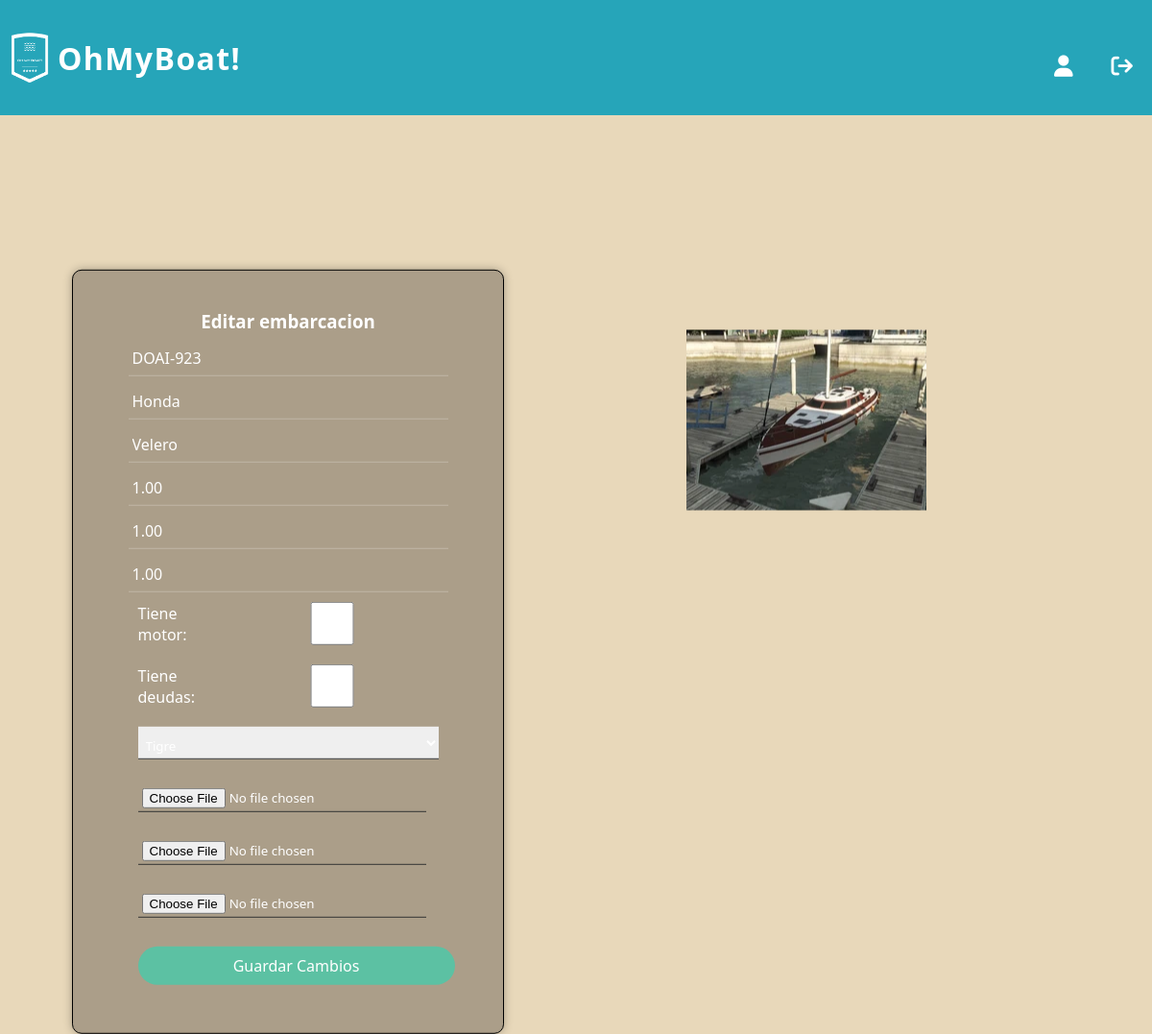
Page /editar_embarcacion/91/ (signed in) on the committed database.
### embarcaciones/models.py (models this page shows)
class Embarcacion(models.Model):
    matricula = models.CharField(max_length=100, unique=True)
    modelo = models.CharField(max_length=100)
    tipo = models.ForeignKey(TipoEmbarcacion, on_delete=models.SET_NULL, null=True)
    m_eslora = models.DecimalField(max_digits=5, decimal_places=2)
    m_manga = models.DecimalField(max_digits=5, decimal_places=2)
    m_calado = models.DecimalField(max_digits=5, decimal_places=2)
    motor = models.BooleanField(default=False)
    deuda = models.DecimalField(max_digits=10, decimal_places=2, default=0)
    sede = models.ForeignKey(Sede, on_delete=models.SET_NULL, null=True)
    dueño = models.ForeignKey(Usuario, on_delete=models.CASCADE)

class TipoEmbarcacion(models.Model):
    clase= models.CharField(max_length=50, unique=True)

class ImagenEmbarcacion(models.Model):
    nombre_especifico= models.CharField(max_length=100)
    embarcacion= models.ForeignKey(Embarcacion, on_delete= models.CASCADE)

### empleados/models.py (models this page shows)
class Sede(models.Model):
    nombre = models.CharField(max_length=100, unique=True)

### embarcaciones/views.py (the view, shortened to what this page needs)
# urls.py: path('editar_embarcacion/<int:id_embarcacion>/', views.editar_embarcacion, name= 'editar embarcacion'),
@login_required(login_url=reverse_lazy('home'))
def editar_embarcacion(request, id_embarcacion):
    ok= False
    form = formularioEditarEmbarcacion()
    fs = FileSystemStorage()
    sedes = list(Sede.objects.all().values_list('nombre', flat=True))
    try:
        embarcacion= Embarcacion.objects.exclude(matricula__startswith='*').get(id= id_embarcacion)
        if embarcacion.dueño.id == request.user.id:
            imagenes_a_cargar= ImagenEmbarcacion.objects.filter(embarcacion= embarcacion.id)
        else:
            return render(request, '404_not_found.html')
    except Embarcacion.DoesNotExist:
        return render(request, '404_not_found.html')
    return render(request, 'edit_boat.html', {'form': form,'embarcacion': embarcacion, 'imagenes': imagenes_a_cargar, 'sedes': sedes, 'ok':ok})

### autenticacion/backend.py (called while the page is built)
    def get_user(self, user_id):
        UserModel = get_user_model()
        try:
            return UserModel.objects.get(pk=user_id)
        except UserModel.DoesNotExist:
            return None

### embarcaciones/templates/edit_boat.html (shortened to what this page needs)
{% extends 'layouts/base.html' %}
{% load static %}
{% block style %}
    <link rel="stylesheet" type="text/css" href="{% static 'styles/register_boat_body.css' %}">
{% endblock %}
{% block listnav %}
    {% if request.user.is_authenticated %}
        <li><a class="normal" href="{% url 'ver perfil' id=request.user.id %}"><i class="fa-solid fa-user"></i></a></li>
    {% endif %}
    {% if request.user.is_authenticated %}
        <li class="modal"><a id="cerrar-sesion" class="normal"  href=""><i class="fa-solid fa-arrow-right-from-bracket"></i></a>
        </li>
    {% else %}
        <li><a href="{% url 'crear cuenta' %}" class="buton">Crear cuenta</a></li>
        <li><a href="{% url 'iniciar sesion' %}" class="buton">Iniciar Sesion</a></li>
    {% endif %}
{% endblock %}
{% block content %}
<section class="form-main">
    <div class="form-content">
        <div class="box">
            <h3>Editar embarcacion</h3>
            <form action="{% url 'editar embarcacion' embarcacion.id %}" method="post" enctype="multipart/form-data" novalidate>
                <div>
                    <input type="text" name="matricula"  class="input-control" value="{{ embarcacion.matricula }}" readonly>
                </div>
                <div>
                    <input type="text" name="modelo"  class="input-control" value="{{ embarcacion.modelo }}" readonly>
                </div>
                <div>
                    <input type="text" name="tipo"  class="input-control" value="{{ embarcacion.tipo.clase }}" readonly>
                </div>
                <div>
                    <input type="text" name="eslora" placeholder="Medida eslora" class="input-control" value="{{ form.calado.value|default_if_none:embarcacion.m_eslora }}" onkeypress="return (event.charCode >= 48 && event.charCode <= 57 || event.charCode == 46)">
                </div>
                <div>
                    <input type="text" name="manga" placeholder="Medida manga" class="input-control" value="{{ form.calado.value|default_if_none:embarcacion.m_manga }}" onkeypress="return (event.charCode >= 48 && event.charCode <= 57 || event.charCode == 46)">
                </div>
                <div>
                    <input type="text" name="calado" placeholder="Medida calado" class="input-control" value="{{ form.calado.value|default_if_none:embarcacion.m_calado }}" onkeypress="return (event.charCode >= 48 && event.charCode <= 57 || event.charCode == 46)">
                </div>
                <div class="checkBox">
                    <p class="input-text"> Tiene motor: </p>
                    {% if embarcacion.motor %}
                        <input type="checkbox" name="motor" class="input-control" checked>
                    {% else %}
                        <input type="checkbox" name="motor" class="input-control" >
                    {% endif %}
                </div>
                <div class="checkBox">
                    <p class="input-text"> Tiene deudas: </p>
                    {% if embarcacion.deuda != 0 %}
                        <input id="checkbox-deudas" type="checkbox" name="tiene deudas" class="input-control" checked>
                    {% else %}
                        <input id="checkbox-deudas" type="checkbox" name="tiene deudas" class="input-control" >
                    {% endif %}
                </div>
                <div>
                    <select name="sede" required>
                        <option value="">{{ embarcacion.sede.nombre }}</option>
                    </select>
                </div>
                <div>
                    <input id="imagen1" type="file" name="imagen1" accept="image/*" onchange="mostrarImagen(this)">
                </div>
                <div>
                    <input id="imagen2" type="file" name="imagen2" onchange="mostrarImagen(this)">
                </div>
                <div>
                    <input id="imagen3" type="file" name="imagen3" onchange="mostrarImagen(this)">
                </div>
                <button type="submit" class="btn">Guardar Cambios</button>
            </form>
        </div>
    </div>
    <div class='imagenesDiv'>
        <div class='p1'>
            <img id="vistaPrevia1" {% if imagenes|length >= 1 %}src="{% static 'imagenes_embarcaciones/'|add:imagenes.0.nombre_especifico %}"{% endif %}>
        </div>
    </div>
</section>
{% endblock %}

### embarcaciones/static/styles/register_boat_body.css (style rules this page uses)
:root { --azul1: #6785b4; --azul2: #26a5b9; --azul3: #a9cecf; --gris: #c4c4be8c; --arena: #c8baa0; --green: hsl(162, 45%, 56%); --lead: hsl(162, 2%, 56%); --blue: hsl(202, 89%, 71%); --violet: hsl(272, 59%, 55%); --text-white: hsl(0, 0%, 100%); --text-light-gray: hsl(0, 0%, 90%); --body-bg-color:hsl(200, 51%, 32%); --glass-bg-color: hsla(0, 0%, 100%, 0.05); --border-color: hsla(0, 0%, 100%, 0.25); --blur: blur(10px); --button-hover-color: hsla(0, 0%, 0%, 0.3); }
* { color: #fff; }
input { padding: 10px 10px 3px 4px; width: 300px; border: none; border-bottom: solid 1px #333; margin: 10px; }
.checkBox { display:flex; justify-content:flex-start; align-items: center; margin:10px; }
select { padding: 10px 10px 3px 4px; width: 313px; border: none; border-bottom: solid 1px #333; margin: 10px; }
.input-text { flex-basis: 130px; }
.btn { color: #000; max-width:330px; margin:10px; }
.imagenesDiv { position: absolute; top: 50%; left: 70%; transform: translate(-50%, -50%); padding: 20px; }
.p1 >img { max-width: 400px ; }
form { display:flex; flex-direction: column; max-width:340px; }
.box { display:flex; flex-direction: column; align-items: center; }
.form-main { position: relative; display: flex; justify-content: center; align-items: flex-start; height: 80vh; }
.form-content { position: absolute; top: 50%; left: 25%; transform: translate(-50%, -20%); border: 1px solid black; width: 100%; max-width: 450px; padding: 40px 20px; border-radius: 10px; background: #ab9e89; box-shadow: 0 0 10px rgba(0, 0, 0, 0.3); }
.input-control { width: 100%; height: 45px; font-size: 16px; margin: auto; display: block; background-color: transparent; border: none; border-bottom: 1px solid var(--border-color); }
.input-control::placeholder { color: #fff; }
.form-content .btn { height: 40px; width: 100%; font-size: 16px; font-weight: 500; text-transform: capitalize; font-family: inherit; cursor: pointer; border-radius: 25px; user-select: none; background: var(--green); border: none; color: var(--text-white); position: relative; z-index: 1; overflow: hidden; margin-top: 20px; }
.form-content .btn::before { content: ""; position: absolute; left: 0; top: 0; height: 100%; width: 100%; transition: background-color 0.5s ease; }

### inicio/static/styles/header.css (style rules this page uses)
* { margin: 0; padding: 0; box-sizing: border-box; font-family: 'Segoe UI', Tahoma, Geneva, Verdana, sans-serif; }
.modal { position: relative; }
li { margin: 20px; }
a { text-decoration: none; }
.normal { font-weight: 500; font-style: normal; font-size: 1.4em; text-decoration: none; position: relative; color: #ffff; padding-bottom: 2px; }
.normal::before { content: ""; position: absolute; bottom: 0; left: 0; width: 0; height: 3px; background-color: #ffffff; transition: width 0.3s ease; }
.normal { text-decoration: none; color: #fff; font-weight:700; }

### inicio/static/styles/index_main.css (style rules this page uses)
:root { --green: hsl(162, 45%, 56%); --lead: hsl(162, 2%, 56%); --blue: hsl(202, 89%, 71%); --text-white: hsl(0, 0%, 100%); --text-light-gray: hsl(0, 0%, 90%); --body-bg-color:hsl(200, 51%, 32%); --glass-bg-color: hsla(0, 0%, 100%, 0.05); --border-color: hsla(0, 0%, 100%, 0.25); --blur: blur(10px); --button-hover-color: hsla(0, 0%, 0%, 0.3); }
body { margin-top: 120px; background-color: #e8d8ba; }

### rows in the picture
Embarcacion: matricula "DOAI-923", modelo "Honda", tipo "Velero", eslora "1.00", manga "1.00", calado "1.00", sede "Tigre"
ImagenEmbarcacion: nombre_especifico (picture)
